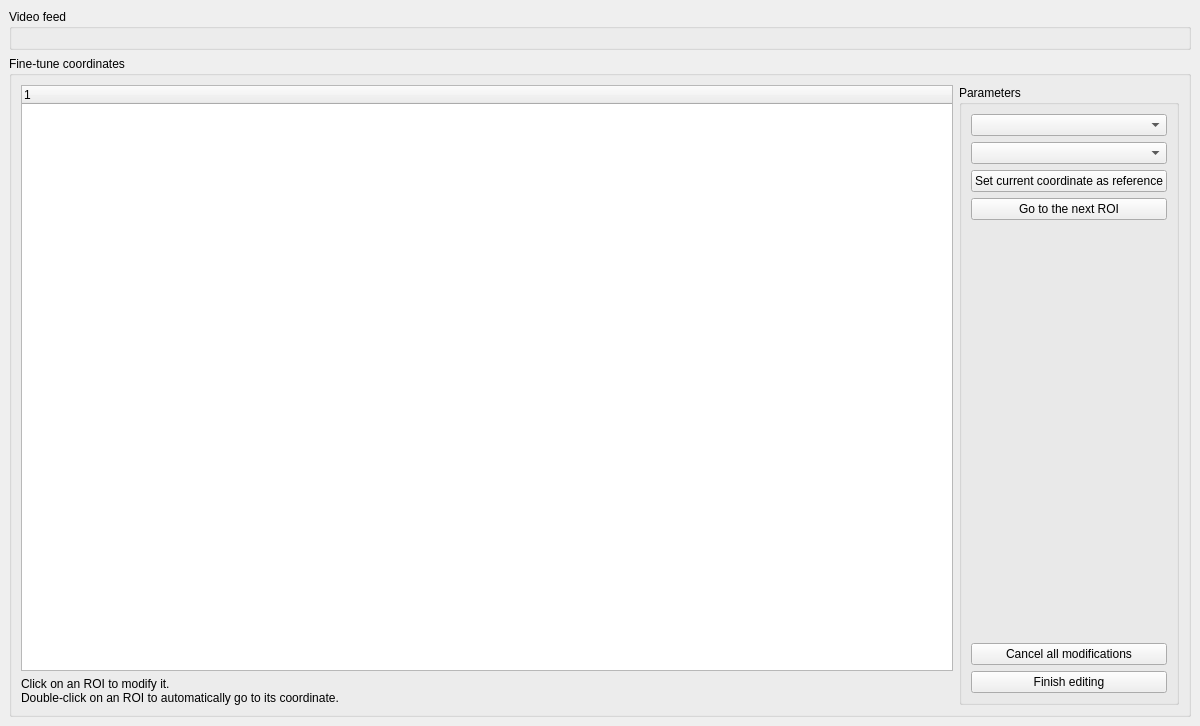
<?xml version="1.0" encoding="UTF-8"?>
<ui version="4.0">
 <class>gridify_setup_finetuning</class>
 <widget class="QMainWindow" name="gridify_setup_finetuning">
  <property name="geometry">
   <rect>
    <x>0</x>
    <y>0</y>
    <width>1200</width>
    <height>726</height>
   </rect>
  </property>
  <property name="windowTitle">
   <string>Gridify - ROI coordinate finetuning</string>
  </property>
  <widget class="QWidget" name="centralwidget">
   <layout class="QVBoxLayout" name="verticalLayout_2">
    <item>
     <layout class="QVBoxLayout" name="verticalLayout">
      <item>
       <widget class="QGroupBox" name="groupBox">
        <property name="title">
         <string>Video feed</string>
        </property>
        <layout class="QVBoxLayout" name="verticalLayout_3">
         <item>
          <layout class="QHBoxLayout" name="lyt_video"/>
         </item>
        </layout>
       </widget>
      </item>
      <item>
       <widget class="QGroupBox" name="groupBox_2">
        <property name="title">
         <string>Fine-tune coordinates</string>
        </property>
        <layout class="QVBoxLayout" name="verticalLayout_4">
         <item>
          <layout class="QHBoxLayout" name="horizontalLayout">
           <item>
            <layout class="QVBoxLayout" name="verticalLayout_8">
             <item>
              <widget class="QTreeWidget" name="tree_roi">
               <column>
                <property name="text">
                 <string notr="true">1</string>
                </property>
               </column>
              </widget>
             </item>
             <item>
              <widget class="QLabel" name="label">
               <property name="text">
                <string>Click on an ROI to modify it.
Double-click on an ROI to automatically go to its coordinate.</string>
               </property>
              </widget>
             </item>
            </layout>
           </item>
           <item>
            <widget class="QGroupBox" name="groupBox_3">
             <property name="title">
              <string>Parameters</string>
             </property>
             <layout class="QVBoxLayout" name="verticalLayout_6">
              <item>
               <layout class="QVBoxLayout" name="verticalLayout_5">
                <item>
                 <widget class="QComboBox" name="combo_xy"/>
                </item>
                <item>
                 <widget class="QComboBox" name="combo_z"/>
                </item>
                <item>
                 <widget class="QPushButton" name="btn_set_currcoor">
                  <property name="text">
                   <string>Set current coordinate as reference</string>
                  </property>
                 </widget>
                </item>
                <item>
                 <widget class="QPushButton" name="btn_nextROI">
                  <property name="text">
                   <string>Go to the next ROI</string>
                  </property>
                 </widget>
                </item>
                <item>
                 <spacer name="verticalSpacer">
                  <property name="orientation">
                   <enum>Qt::Orientation::Vertical</enum>
                  </property>
                  <property name="sizeHint" stdset="0">
                   <size>
                    <width>20</width>
                    <height>40</height>
                   </size>
                  </property>
                 </spacer>
                </item>
                <item>
                 <widget class="QPushButton" name="btn_cancel">
                  <property name="text">
                   <string>Cancel all modifications</string>
                  </property>
                 </widget>
                </item>
                <item>
                 <widget class="QPushButton" name="btn_finish">
                  <property name="text">
                   <string>Finish editing</string>
                  </property>
                 </widget>
                </item>
               </layout>
              </item>
             </layout>
            </widget>
           </item>
          </layout>
         </item>
        </layout>
       </widget>
      </item>
     </layout>
    </item>
   </layout>
  </widget>
 </widget>
 <resources/>
 <connections/>
</ui>
